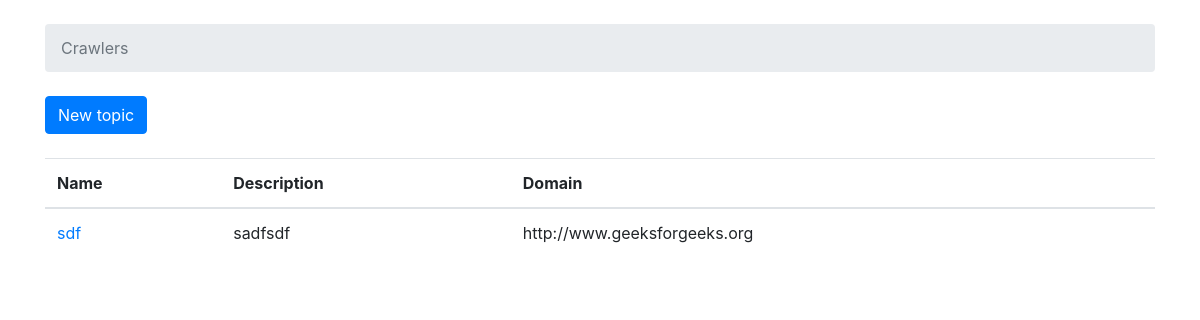
The app's page /, older data.
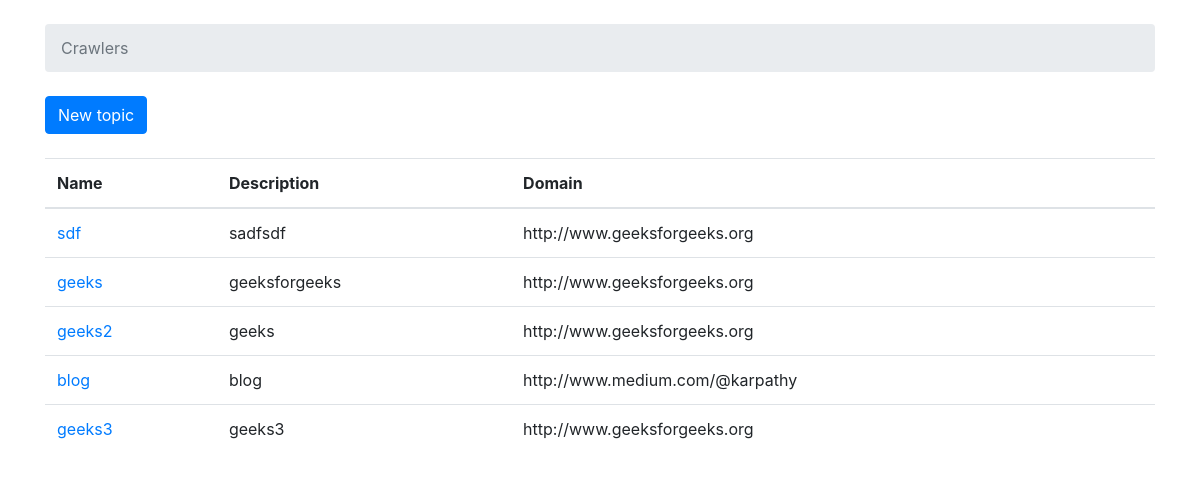
The same page, newer data.
### dashboard/models.py (models this page shows)
class Crawler(models.Model):
    name = models.CharField(max_length=30)
    description = models.CharField(max_length=100)
    domain=models.CharField(max_length=100)

### dashboard/views.py (the view)
# urls.py: 2. Add a URL to urlpatterns:  path('', views.home, name='home')
def home(request):
    crawlers=Crawler.objects.all()
    return render(request,'home.html',{'crawlers':crawlers})

### templates/home.html (shortened to what this page needs)
{% load static %}<!DOCTYPE html>
<html>
  <head>
    <link rel="stylesheet" href="{% static 'css/bootstrap.min.css' %}">
  </head>
  <body>
    <div class="container">
      <ol class="breadcrumb my-4">
        <li class="breadcrumb-item active">Crawlers</li>
      </ol>
        <div class="mb-4">
    <a href="{% url 'new_crawler' %}" class="btn btn-primary">New topic</a>
  </div>
      <table class="table">
        <thead class="thead-inverse">
          <tr>
            <th>Name</th>
            <th>Description</th>
            <th>Domain</th>
          </tr>
        </thead>
        <tbody>
          {% for crawler in crawlers %}
            <tr>
              <td>
                  <a href="{% url 'serp' crawler.pk %}">{{ crawler.name }}</a>
              </td>
                    <td>{{crawler.description}}</td>
                <td>{{crawler.domain}}</td>
            </tr>
          {% endfor %}
        </tbody>
      </table>
    </div>
  </body>
</html>

Row changes from the older to the newer data that the page shows:
added Crawler: name "geeks", description "geeksforgeeks", domain "http://www.geeksforgeeks.org"
added Crawler: name "geeks2", description "geeks", domain "http://www.geeksforgeeks.org"
added Crawler: name "blog", description "blog", domain "http://www.medium.com/@karpathy"
added Crawler: name "geeks3", description "geeks3", domain "http://www.geeksforgeeks.org"
